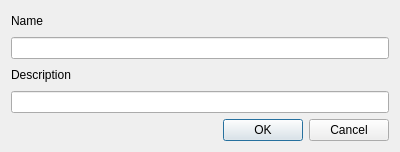
<?xml version="1.0" encoding="UTF-8"?>
<ui version="4.0">
 <class>ProjectDialog</class>
 <widget class="QDialog" name="ProjectDialog">
  <property name="geometry">
   <rect>
    <x>0</x>
    <y>0</y>
    <width>400</width>
    <height>152</height>
   </rect>
  </property>
  <property name="windowTitle">
   <string>Project</string>
  </property>
  <layout class="QVBoxLayout" name="verticalLayout_2">
   <item>
    <widget class="QLabel" name="label">
     <property name="text">
      <string>Name</string>
     </property>
    </widget>
   </item>
   <item>
    <widget class="QLineEdit" name="projectName">
     <property name="maxLength">
      <number>128</number>
     </property>
    </widget>
   </item>
   <item>
    <widget class="QLabel" name="label_2">
     <property name="text">
      <string>Description</string>
     </property>
    </widget>
   </item>
   <item>
    <widget class="QLineEdit" name="projectDescription">
     <property name="maxLength">
      <number>1024</number>
     </property>
    </widget>
   </item>
   <item>
    <widget class="QDialogButtonBox" name="buttonBox">
     <property name="orientation">
      <enum>Qt::Horizontal</enum>
     </property>
     <property name="standardButtons">
      <set>QDialogButtonBox::Cancel|QDialogButtonBox::Ok</set>
     </property>
    </widget>
   </item>
  </layout>
 </widget>
 <resources/>
 <connections>
  <connection>
   <sender>buttonBox</sender>
   <signal>accepted()</signal>
   <receiver>ProjectDialog</receiver>
   <slot>accept()</slot>
   <hints>
    <hint type="sourcelabel">
     <x>248</x>
     <y>254</y>
    </hint>
    <hint type="destinationlabel">
     <x>157</x>
     <y>274</y>
    </hint>
   </hints>
  </connection>
  <connection>
   <sender>buttonBox</sender>
   <signal>rejected()</signal>
   <receiver>ProjectDialog</receiver>
   <slot>reject()</slot>
   <hints>
    <hint type="sourcelabel">
     <x>316</x>
     <y>260</y>
    </hint>
    <hint type="destinationlabel">
     <x>286</x>
     <y>274</y>
    </hint>
   </hints>
  </connection>
 </connections>
</ui>
